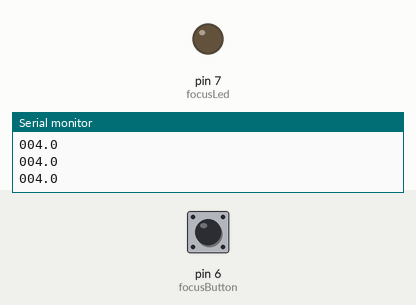
Simulated run of this sketch. Board: Arduino Uno, built with avr-gcc and run on an emulated ATmega328P. Shown: output pins drawn as LEDs (lit = HIGH), the last lines printed to the serial monitor. The test bench sets the inputs (shaded band); at power-on: pin 6 (focusButton) LOW.

Above: at 1.2 s.
1.3 s: pin 6 (focusButton) pulled HIGH for 0.15 s
At 2.7 s:
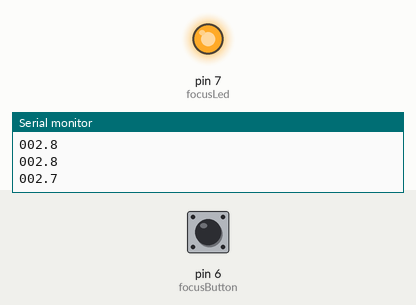
Timing chart, 0 to 7.0 s (numbered marks = the images above; inputs shaded):
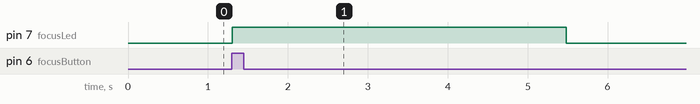

The sketch:

TimerMode.ino
```cpp
int timeStart = 999;
int Garbo;
int displayTime;
#include "math.h"
int start = 3000;
int decimals;
int ones;
int tens;
int hundreds;
unsigned long timeRemaining;
int enlargerOn = 0;


int focusLed = 7;
int focusButton = 6;
byte focusState;
byte previousFocus = HIGH;// For determining Focus button change state

boolean clockIsRunning = false;
unsigned long timerDecrement;

void setup() {
  // put your setup code here, to run once:
  Serial.begin(9600);
  pinMode(focusLed, OUTPUT);
  pinMode(focusButton, INPUT);

}

void loop() {
  // put your main code here, to run repeatedly:
  Garbo = fstop2TensSeconds(200);
  focusState = digitalRead(focusButton);
  //Serial.println(focusState);
  if(focusState && focusState != previousFocus){
    if(enlargerOn == 1){
      enlargerOn = 0;
    }
    else{
      enlargerOn = 1;
    }
  }
  previousFocus = focusState;
  if(timerDecrement == 0){
    displayTime = Garbo;
  }

  if(enlargerOn == 1){
    if(timeStart == 999){
      timeStart = Garbo;
      timerDecrement = millis();
    }
    else if(millis() - timerDecrement > 99){
      timerDecrement = millis();
      if(timeStart > 0){
        timeStart -= 1;
        displayTime = timeStart;
        }
      else if (timeStart == 0){
        enlargerOn = 0;
        timerDecrement = 0;
        timeStart = 999;
        }
    }

  }


  digitalWrite(focusLed, enlargerOn);
  decimals = displayTime % 10;
  ones = (displayTime /10) %10;
  tens = displayTime / 100;
  hundreds = displayTime / 1000;
  Serial.print(hundreds);
  Serial.print(tens);
  Serial.print(ones);
  Serial.print('.');
  Serial.println(decimals);

}


int fstop2TensSeconds(float FStop){
  float tensValue = 0;
  tensValue = round(10*pow(2,FStop/100));//adapted f-stop to time formula: t=2^(fstop), here time in 1/10th of sec, f-stop in 1/100th
  return tensValue;
}
```

Measured:
- after the input at 1.3 s, pin 7 (focusLed): LOW → HIGH at once, → LOW 4.2 s later
